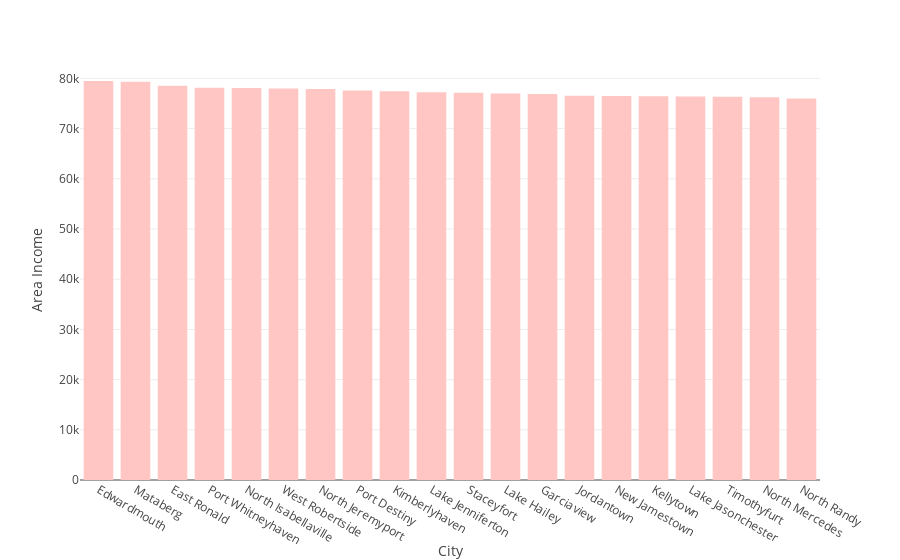

Write notebook code for a chart like this one.
### Markdown cell above
### top city with area income

### Code cell
city_areaincome=pd.DataFrame(df.groupby('City')['Area Income'].mean().sort_values(ascending=False)[:20])
city_areaincome=city_areaincome.rename_axis(['City']).reset_index()
city_areaincome
px.bar(city_areaincome, x='City', y='Area Income',template="none",color_discrete_sequence= px.colors.sequential.Burg)

### Figure 1 — Plotly figure (JSON) as saved in the notebook; plotly's stock layout.template omitted (floating-point values rounded to 4 significant figures)
{"data": [{"alignmentgroup": "True", "hovertemplate": "City=%{x}<br>Area Income=%{y}<extra></extra>", "legendgroup": "", "marker": {"color": "rgb(255, 198, 196)", "pattern": {"shape": ""}}, "name": "", "offsetgroup": "", "orientation": "v", "showlegend": false, "textposition": "auto", "type": "bar", "x": ["Edwardmouth", "Mataberg", "East Ronald", "Port Whitneyhaven", "North Isabellaville", "West Robertside", "North Jeremyport", "Port Destiny", "Kimberlyhaven", "Lake Jenniferton", "Staceyfort", "Lake Hailey", "Garciaview", "Jordantown", "New Jamestown", "Kellytown", "Lake Jasonchester", "Timothyfurt", "North Mercedes", "North Randy"], "xaxis": "x", "y": [79480.0, 79330.0, 78520.0, 78120.0, 78090.0, 77990.0, 77870.0, 77570.0, 77460.0, 77220.0, 77140.0, 76980.0, 76890.0, 76560.0, 76480.0, 76440.0, 76410.0, 76370.0, 76250.0, 76000.0], "yaxis": "y"}], "layout": {"barmode": "relative", "legend": {"tracegroupgap": 0}, "margin": {"t": 60}, "xaxis": {"anchor": "y", "domain": [0, 1], "title": {"text": "City"}}, "yaxis": {"anchor": "x", "domain": [0, 1], "title": {"text": "Area Income"}}}}
